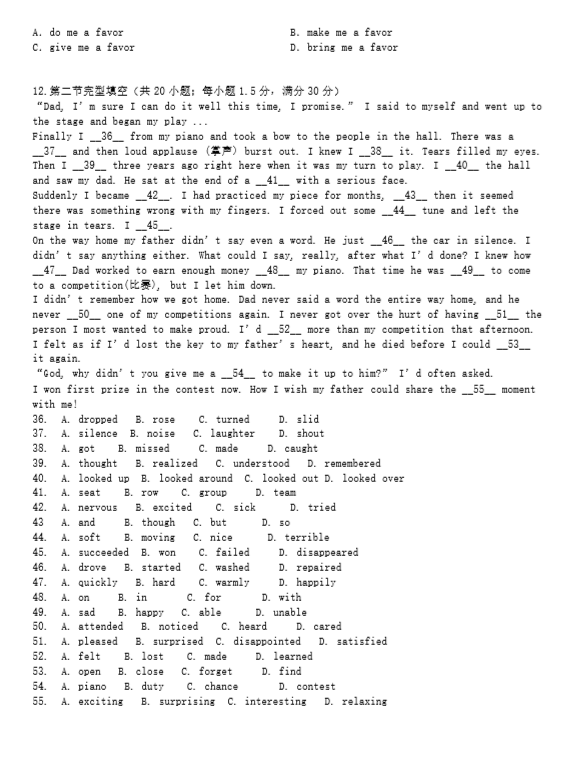
#> input picture image/english/12.png, 561 x 763 px
$ python Pretreatment.py
#> lines starting #> are read from the running program, lines starting #| are printed output that depends on the picture; after the words box and inside, x2 and y2 are one past the last pixel; in counts of white or black regions, pixels touching at a corner belong together
### Calculate.py
from PIL import Image
import numpy
from Chart import bar_chart
from skimage import filters, io, color


# 得到图片的灰度值
# [16 lines left out: function get_gray_value, not called in this run]


def skimage_gray_value(img_path):
    sk_img = io.imread(img_path)
    img = color.rgb2gray(sk_img)  # 获取灰度图片

    thresh = filters.threshold_otsu(img)  # 计算二值化阈值
    return thresh * 256

# [14 lines of commented-out code are left out]

### Chart.py
import matplotlib.pyplot as plt


def bar_chart(index # 下标
              ,values # 值
              ,width=0.35):
    # 创建一个点数为  6x 4 的窗口, 并设置分辨率为 80像素/每英寸
    plt.figure(figsize=(6, 4), dpi=80)

    # 再创建一个规格为 1 x 1 的子图
    plt.subplot(1, 1, 1)
    # 绘制柱状图, 每根柱子的颜色为紫罗兰色
    plt.bar(index,values,width, label="rainfall", color="#87CEFA")
    plt.show()

### Pretreatment.py
from PIL import Image
import numpy
import time
from Calculate import skimage_gray_value
from Chart import bar_chart

debug = True


# 列分割
def AcrCut(img):
    li = list(numpy.sum(numpy.array(img) == 0, axis=0))  # 对每一列进行求和并返回一行元素
    img_array = numpy.array(img)  # 将img转数组
    posx = []
    for i in range(3, len(li) - 3):
        if i > 0 and li[i] <= 3 and li[i - 3] <= 3 and li[i + 3] <= 3:  # 判断当前列有没有内容
            posx.append(i)
    width, height = img.size
    cutx = []
    i = 0
    while i < len(posx):
        t = i
        while i < len(posx) - 1 and posx[i + 1] < posx[i] + 5:  # 判断相邻的是否为黑色
            i = i + 1
        if i - t > 10:  # 相邻为黑色的超过10个像素，则可以切
            cutx.append(int((posx[t] + posx[i]) / 2))
        i = i + 1
    if debug:
        ''' ----- 显示 调试部分 ----  '''
        # bar_chart(range(0, len(posx)), posx)  # 图表
        for i in range(len(cutx)):
            for j in range(height):
                img_array[j][cutx[i]] = 0  # 全部赋值为1
        img_array = numpy.uint8(img_array)  # 转类型
        img_array[img_array > 0] = 255  # 将1转为255
        Image.fromarray(img_array).show()  # 返回图片
    print(cutx)
    return cutx


# 行切割标准
def HorCutCheck(i, prei, dis=5):
    return i > prei + dis  # 忽略相邻三个像素的点内有分割线


# 计算切割信息
def HorCutDate(cuty, cutt, cutb):
    disy = []
    for i in range(1, len(cuty)):
        disy.append(cuty[i] - cuty[i - 1])

    # bar_chart(range(0, len(disy)), disy)  # 图表

    median = numpy.median(disy)  # 中值
    median = int(median) >> 1
    tempcuty = []
    tempcutt = []
    tempcutb = []
    for i in range(0, len(disy)):
        if median > disy[i]:  # 去除过小的分割
            # print(str(cuty[i]) + " " + str(disy[i]))
            continue
        else:
            tempcuty.append(cuty[i])
            tempcutt.append(cutt[i])
            tempcutb.append(cutb[i])

    tempcuty.append(cuty[len(cuty) - 1])
    cuty = tempcuty

    disy = []
    for i in range(1, len(cuty)):
        disy.append(cuty[i] - cuty[i - 1])

    return tempcutt, cuty, tempcutb, disy


# 行分割
def HorCut(img  # PIL格式
           , yuzhi=0  # 阈值 行和大于该值时不可分割(默认为 width*0.007+1)
           ):
    width, height = img.size
    img_array = numpy.array(img)  # 将img转数组
    if yuzhi == 0:
        yuzhi = width * 0.005 + 1

    li = list(numpy.sum(img_array == 0, axis=1))  # 将其转换为array并求和
    k = 1
    posy = [0]
    cuty = []
    cutt = [0]  # 空白区域的top
    cutb = []  # 空白区域的bottom
    for i in range(1, len(li)):
        if li[i] <= yuzhi:
            if HorCutCheck(i, posy[k - 1]):
                # img_array[i] = numpy.zeros(width, dtype=bool)  # 全部赋值为1
                cutt.append(i)
                cutb.append(posy[k - 1])
            posy.append(i)
            k = k + 1

    cutb.append(height)
    for i in range(len(cutt)):
        cuty.append(int((cutt[i] + cutb[i]) / 2))  # 记录切点位置 空白区域中间部分

    cutt, cuty, cutb, disy = HorCutDate(cuty, cutt, cutb)
    ''' ----- 显示 调试部分 ----  '''
    if debug:
        bar_chart(range(0, len(disy)), disy)  # 图表
        for i in range(len(cuty)):
            img_array[cuty[i]] = numpy.zeros(width, dtype=bool)  # 全部赋值为1
        img_array = numpy.uint8(img_array)  # 转类型
        img_array[img_array > 0] = 255  # 将1转为255
        Image.fromarray(img_array).show()  # 返回图片

    return {"cuty": cuty, "disy": disy, "posy": posy, "cutt": cutt, "cutb": cutb}


# 图像二值化
def binarize(img, threshold=120):
    img = img.convert('L')

    table = []
    for i in range(256):
        if i > threshold:
            table.append(1)
        else:
            table.append(0)
    bin_img = img.point(table, '1')  # 根据table表进行区分

    return bin_img


def pre_run(imgpath):
#> called with imgpath = 'image/english/12.png'
    img = Image.open(imgpath)
#> img is the input picture: PIL image 561x763 RGB; min 0, max 255, mean 242.4
    # print(tesseract_ocr(img)) # 文字识别
    # contrast_img = ImageEnhance.Contrast(img).enhance(2.0) #对比度增加两倍
    if debug:
        img.show()
    gray_value = skimage_gray_value(imgpath)  # 利用skimage获取二值化阈值 耗时不多
#> in skimage_gray_value, `thresh = filters.threshold_otsu(img)`: thresh = 0.705
#> gray_value = 180.5
    print("end skimage_gray_value time:" + str(time.time()))
    # print("原图灰度值设定：" + str(gray_value))
    re_img = binarize(img, gray_value)  # 二值化
#> after the loop in binarize, `for i in range(256):`: table = 256 values from 0 to 1
#> in binarize, `bin_img = img.point(table, '1')`:
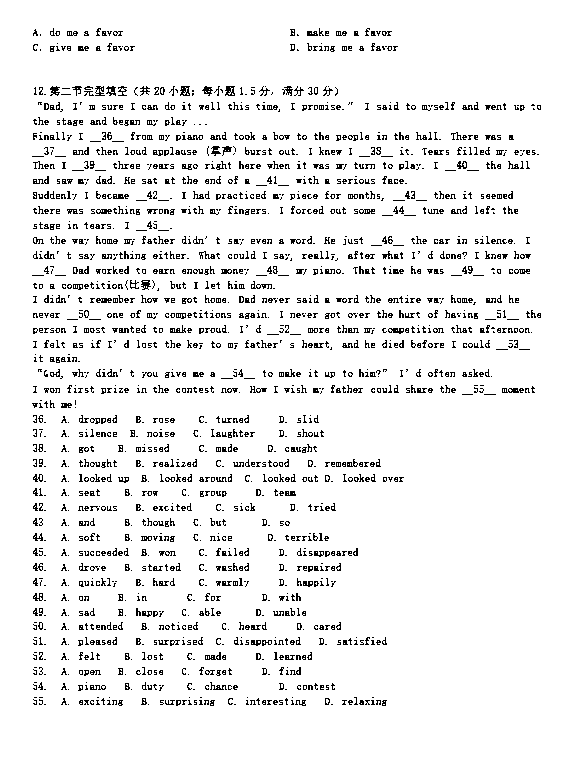
#> bin_img: PIL image 561x763 1; 93.2% white; black in thin lines or dots, all inside (x1, y1, x2, y2) = (32, 28, 541, 706)
    if debug:
        re_img.show()
    data = AcrCut(re_img)  # 列切割
#> in AcrCut, `li = list(numpy.sum(numpy.array(img) == 0, axis=0))`: li = 561 values, max 224 at index 36, min 0 at index 0, mean 52.19
#> after the loop in AcrCut, `for i in range(3, len(li) - 3):`: posx = 41 values from 3 to 557
#> the loop in AcrCut, `while i < len(posx):` made 2 passes
#> (t, i) on passes 1 to 2: (0, 27), (27, 41)
#> after the loop in AcrCut, `while i < len(posx):`: cutx = [16, 550]; i = 41
#> the loop in AcrCut, `for i in range(len(cutx)):` made 2 passes
#> after the loop in AcrCut, `for i in range(len(cutx)):`:
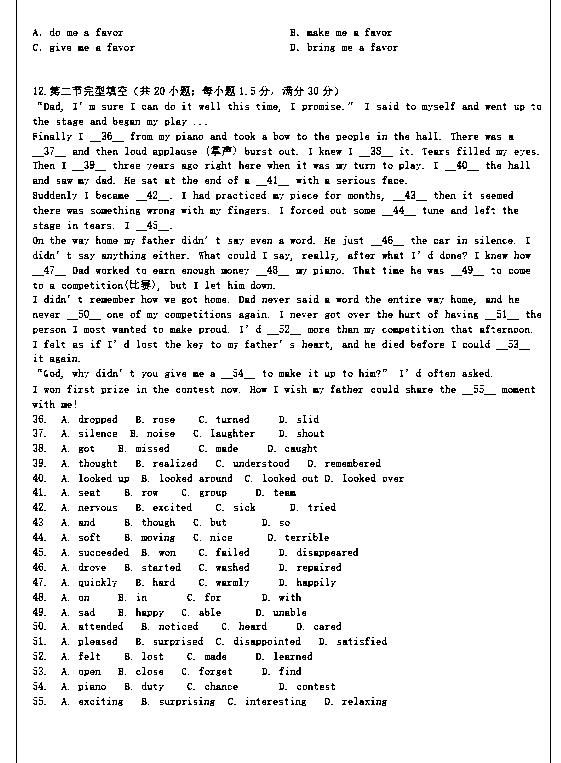
#> img_array: shape (763, 561) bool; 92.8% white; black in thin lines or dots
#| [16, 550]
#> data = [16, 550]
    if debug:
        data = HorCut(re_img)  # 行切割，将图片中文字分行
#> in HorCut, `li = list(numpy.sum(img_array == 0, axis=1))`: li = 763 values, max 255 at index 298, min 0 at index 0, mean 38.37
#> after the loop in HorCut, `for i in range(1, len(li)):`: cutb = 44 values from 27 to 696; cutt = 45 values from 0 to 706; k = 363; posy = 363 values from 0 to 762
#> the loop in HorCut, `for i in range(len(cutt)):` made 45 passes
#> after the loop in HorCut, `for i in range(len(cutt)):`: cuty = 45 values from 13 to 734
#> the loop in HorCutDate, `for i in range(1, len(cuty)):` made 44 passes
#> after the loop in HorCutDate, `for i in range(1, len(cuty)):`: disy = 44 values, max 41 at index 43, min 12 at index 20, mean 16.39
#> in HorCutDate, `median = numpy.median(disy)`: median = 15
#> in HorCutDate, `median = int(median) >> 1`: median = 7
#> the loop in HorCutDate, `for i in range(0, len(disy)):` made 44 passes
#> after the loop in HorCutDate, `for i in range(0, len(disy)):`: tempcutb = 44 values from 27 to 696; tempcutt = 44 values from 0 to 691; tempcuty = 44 values from 13 to 693
#> in HorCutDate, `cuty = tempcuty`: cuty = 45 values from 13 to 734
#> in HorCut, `cutt, cuty, cutb, disy = HorCutDate(cuty, cutt, cutb)`: cutt = 44 values from 0 to 691
#> in bar_chart, `plt.show()`:
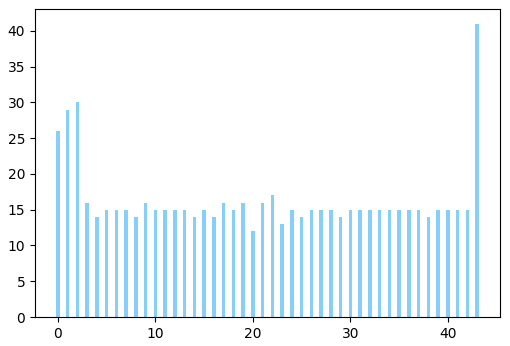
#> figure drawn by matplotlib, 1 panel; tallest bar 41 high, from x = 42.83 to 43.18
#> the loop in HorCut, `for i in range(len(cuty)):` made 45 passes
#> after the loop in HorCut, `for i in range(len(cuty)):`:
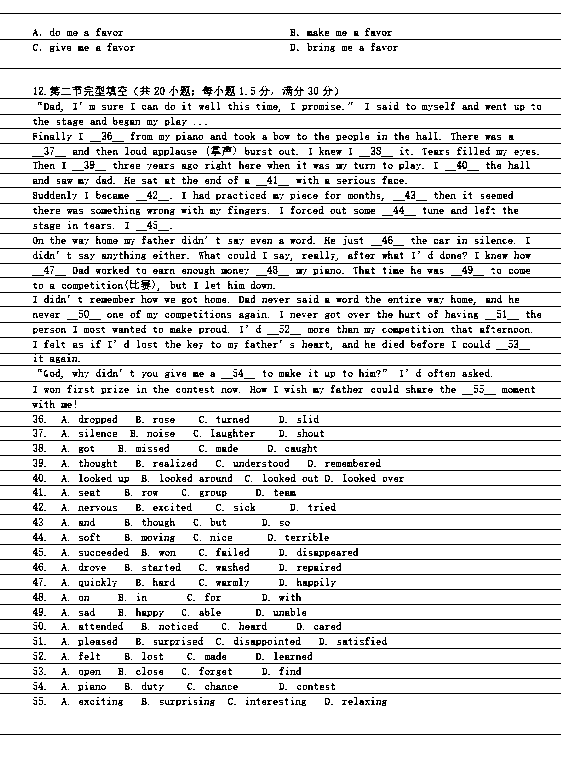
#> img_array: shape (763, 561) bool; 87.3% white; black in thin lines or dots
#> data = 5 items

    print("end HorCut time:" + str(time.time()))

    # data["image"] = img
    # data["binarize_image"] = re_img
    # print(data)

    return data


pre_run("image/english/12.png")
# [11 lines of commented-out code are left out]

$ run again, with image/english/1.png copied over image/english/12.png
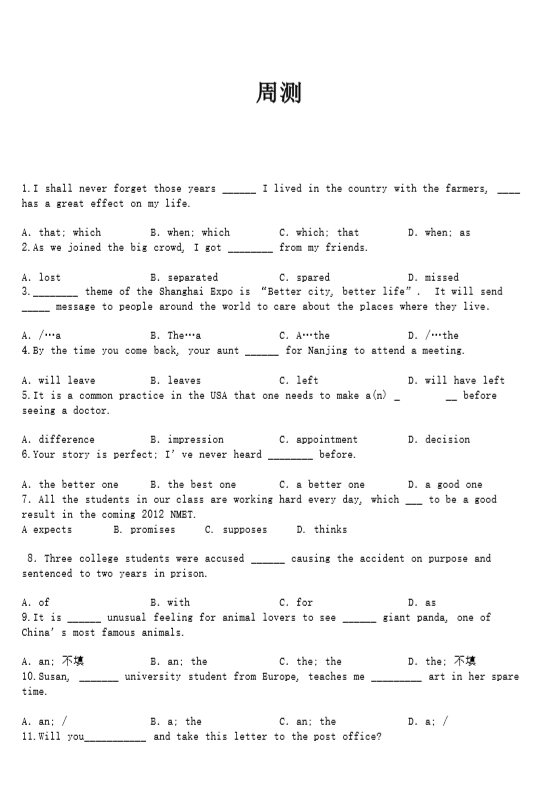
#> input picture image/english/1.png, 533 x 787 px
#> in pre_run, img is the input picture: PIL image 533x787 RGB; min 0, max 255, mean 247.1
#> thresh = 0.689
#> gray_value = 176.5
#> after the loop in binarize, `for i in range(256):`: table = 256 values from 0 to 1
#> bin_img: PIL image 533x787 1; 95.9% white; black in thin lines or dots, all inside (x1, y1, x2, y2) = (22, 82, 520, 742)
#> in AcrCut, `li = list(numpy.sum(numpy.array(img) == 0, axis=0))`: li = 533 values, max 112 at index 25, min 0 at index 0, mean 32.11
#> after the loop in AcrCut, `for i in range(3, len(li) - 3):`: posx = 25 values from 3 to 529
#> the loop in AcrCut, `while i < len(posx):` made 2 passes
#> (t, i) on passes 1 to 2: (0, 16), (16, 25)
#> after the loop in AcrCut, `while i < len(posx):`: cutx = [10]; i = 25
#> the loop in AcrCut, `for i in range(len(cutx)):` made 1 pass
#> after the loop in AcrCut, `for i in range(len(cutx)):`:
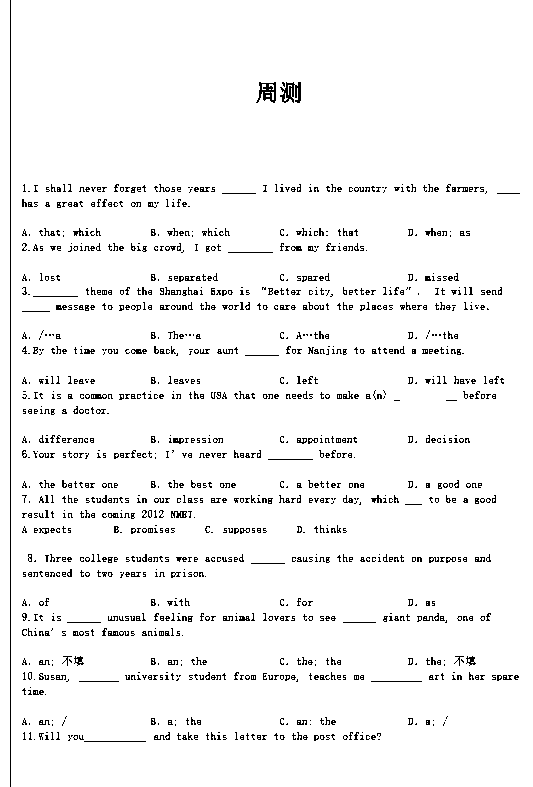
#> img_array: shape (787, 533) bool; 95.7% white; black in thin lines or dots
#| [10]
#> in pre_run, `data = AcrCut(re_img)`: data = [10]
#> in HorCut, `li = list(numpy.sum(img_array == 0, axis=1))`: li = 787 values, max 227 at index 305, min 0 at index 0, mean 21.74
#> after the loop in HorCut, `for i in range(1, len(li)):`: cutb = 29 values from 81 to 731; cutt = 30 values from 0 to 742; k = 514; posy = 514 values from 0 to 786
#> the loop in HorCut, `for i in range(len(cutt)):` made 30 passes
#> after the loop in HorCut, `for i in range(len(cutt)):`: cuty = 30 values from 40 to 764
#> the loop in HorCutDate, `for i in range(1, len(cuty)):` made 29 passes
#> after the loop in HorCutDate, `for i in range(1, len(cuty)):`: disy = 29 values, max 103 at index 0, min 14 at index 17, mean 24.97
#> in HorCutDate, `median = numpy.median(disy)`: median = 22
#> in HorCutDate, `median = int(median) >> 1`: median = 11
#> the loop in HorCutDate, `for i in range(0, len(disy)):` made 29 passes
#> after the loop in HorCutDate, `for i in range(0, len(disy)):`: tempcutb = 29 values from 81 to 731; tempcutt = 29 values from 0 to 726; tempcuty = 29 values from 40 to 728
#> in HorCutDate, `cuty = tempcuty`: cuty = 30 values from 40 to 764
#> in HorCut, `cutt, cuty, cutb, disy = HorCutDate(cuty, cutt, cutb)`: cutt = 29 values from 0 to 726
#> the loop in HorCut, `for i in range(len(cuty)):` made 30 passes
#> after the loop in HorCut, `for i in range(len(cuty)):`:
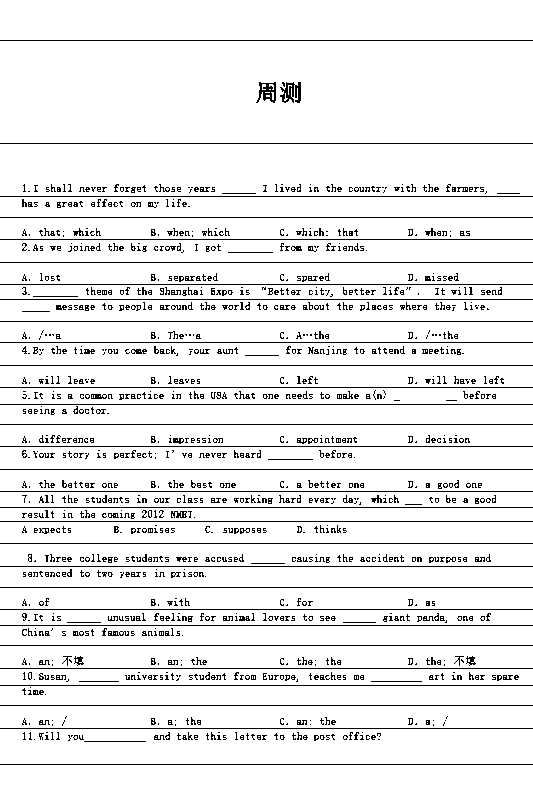
#> img_array: shape (787, 533) bool; 92.1% white; black in thin lines or dots
#> in pre_run, `data = HorCut(re_img)`: data = 5 items
